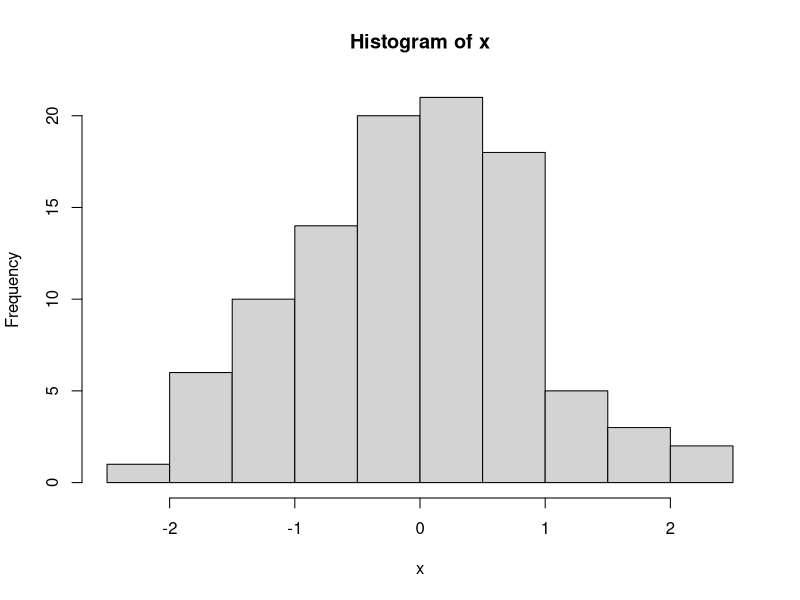
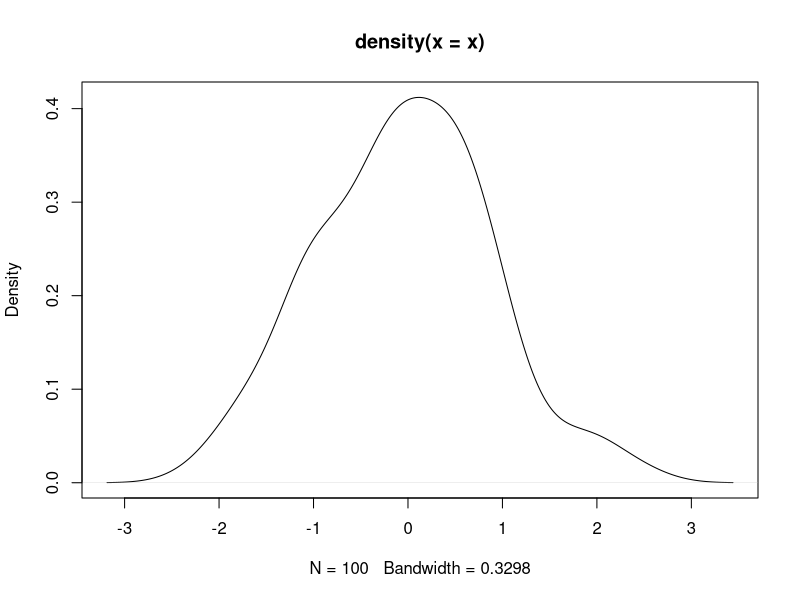
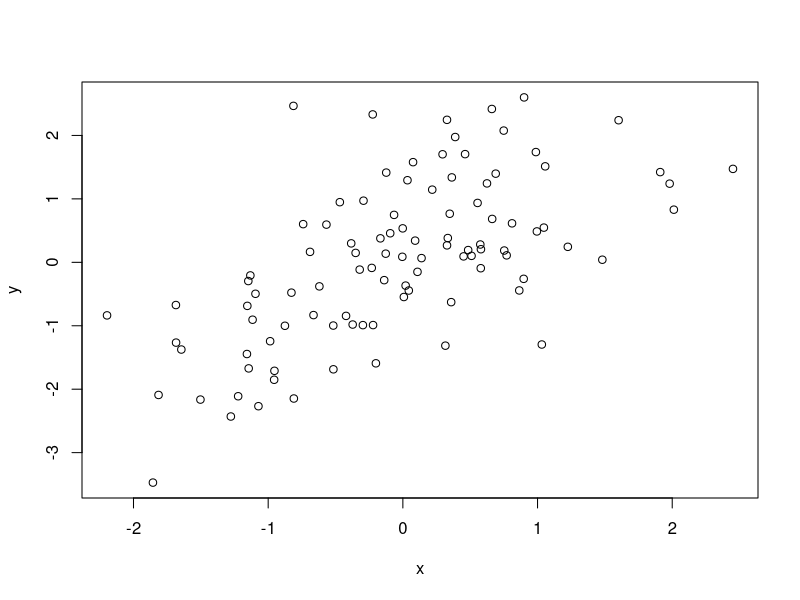
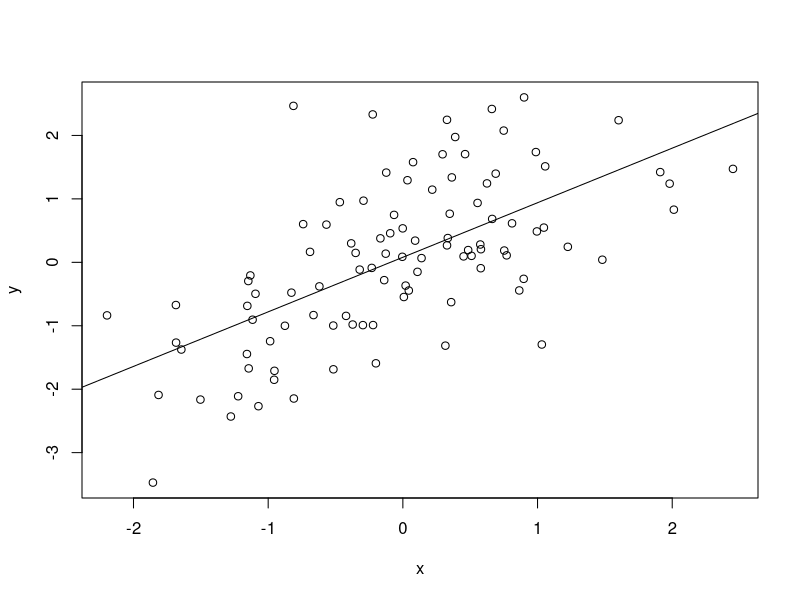
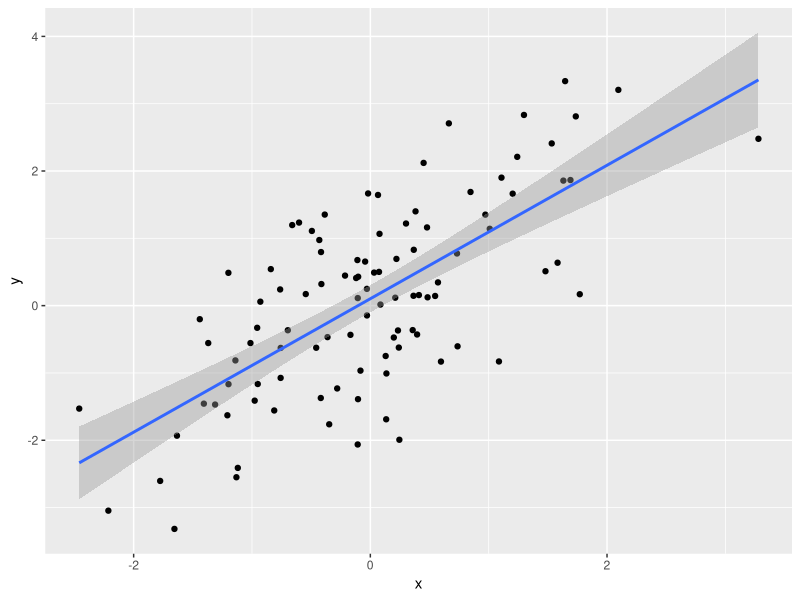

Recreate these plots in R, in order.
## ---- chunk 1
knitr::opts_chunk$set(
  collapse = TRUE,
  comment = "##"
)
## ---- chunk 2
1 + 1
## ---- chunk 3
c(1, 2, 3)
c("January", "February", "March")
c(TRUE, FALSE)
## ---- chunk 4
age <- c(27, NA, 32, 29)
gender <- factor(
    c("Female", "Male", "Non-binary", NA),
    levels = c("Female", "Male", "Non-binary")
)
## ---- chunk 5
df <- data.frame(
    age = c(27, NA, 32, 29),
    gender = gender
)
df
## ---- chunk 6
rnorm(5)        # 5 random normal deviates
x <- rnorm(100) # 100 random normal deviates
hist(x)         # histogram, approximately normal
plot(density(x)) # a little more sophisticated?
## ---- chunk 7
y <- x + rnorm(100)
## ---- chunk 8
df <- data.frame(x, y)
nrow(df)
head(df)
## ---- chunk 9
plot(y ~ x, df)
## ---- chunk 10
fit <- lm(y ~ x, df)
fit           # an R 'object' containing information about the
              # regression of y on x
summary(fit)  # statistical summary of linear regression
## ---- chunk 11
plot(y ~ x, df)
abline(lm(y ~ x, df))
## ---- chunk 12
hello <- function(who) {
    paste("hello", who, "with", nchar(who), "letters in your name")
}
hello("Martin")
## ---- chunk 13
names <- c("Martin", "Thomas")
lapply(names, hello)
## ---- chunk 14
stats::lm(y ~ x)
## ---- chunk 15
library(dplyr)
## ---- chunk 16
tbl <- tibble(
    x = rnorm(100),
    y = x + rnorm(100)
)

tbl # e.g., only displays the first 10 rows
## ---- chunk 17
library(ggplot2)
## ---- chunk 18
ggplot(tbl) +                    # use 'tbl' as a source of data for the plot
    aes(x, y) +                  # use columns 'x' and 'y' for axes
    geom_point() +               # add x and y coordinates as points
    geom_smooth(method = "lm")   # add a regression line, with confidence bands
## ---- chunk 19
sessionInfo()
